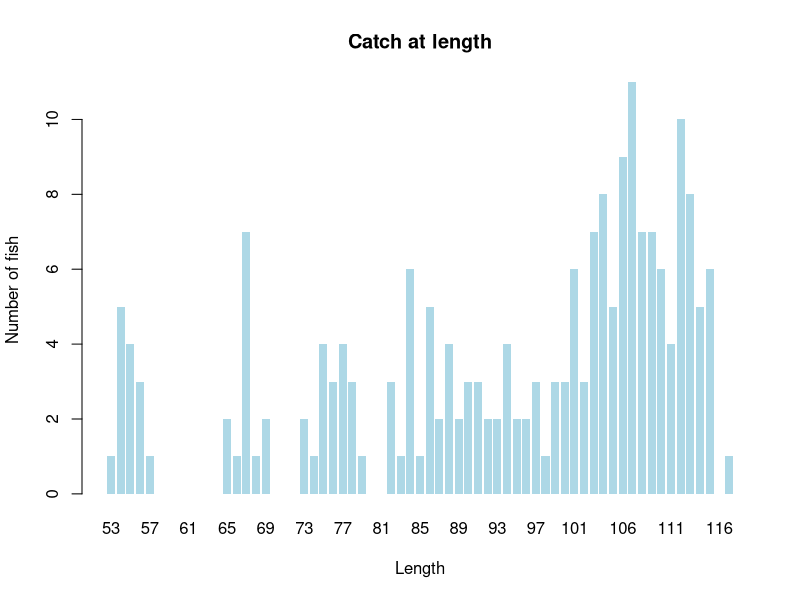
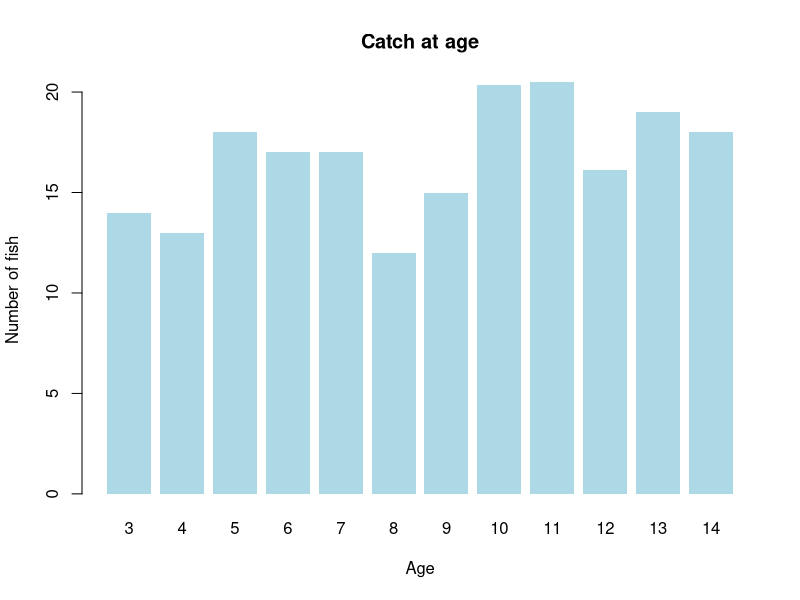
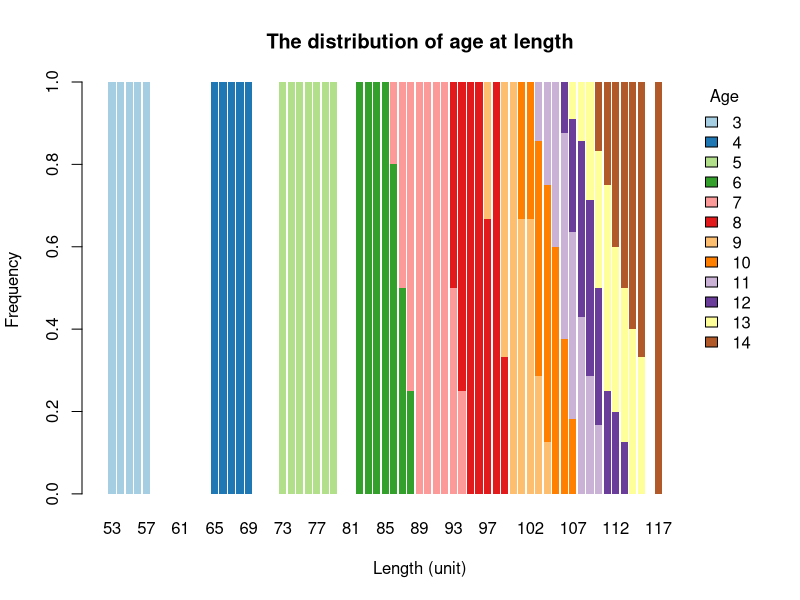

Write R code to recreate these figures, in order.
## ---- chunk 1
knitr::opts_chunk$set(message = F, echo = T)
## ---- chunk 2
# import data
age.at.length <- read.csv("age_length_data.csv")
catch.at.length <- read.csv("catch_length.csv")
## ---- chunk 3
class(age.at.length)
dim(age.at.length) 
sapply(age.at.length, class)
## ---- chunk 4
head(age.at.length)
## ---- chunk 5
class(catch.at.length)
dim(catch.at.length) 
sapply(catch.at.length, class)
## ---- chunk 6
head(catch.at.length)
## ---- chunk 7
barplot(catch.at.length$Count,names=catch.at.length$Length, 
        xlab = "Length", ylab = "Number of fish", main = "Catch at length", 
        col = "lightblue", border = NA)
## ---- chunk 8
library(dplyr)
age.at.length <- age.at.length %>% mutate(total=apply(age.at.length[,-1],1,sum)) # create a new column for the total of catch
age.at.length.in.proportion <- age.at.length[,c(2:14)]/age.at.length$total # compute the proportion of age at length
catch.at.age <- age.at.length.in.proportion*catch.at.length$Count # compute catch at age
catch.at.age <- apply(catch.at.age[,-13],2,sum, na.rm = T) # compute the total of catch for each age
# view the catch at age data
catch.at.age
## ---- chunk 9
barplot(catch.at.age,names=c(3:14),
        xlab = "Age", ylab = "Number of fish", main = "Catch at age", 
        col = "lightblue", border = NA)
## ---- chunk 10
age.at.length.in.proportion.t <- t(age.at.length.in.proportion)
colnames(age.at.length.in.proportion.t) <- catch.at.length$Length
row.names(age.at.length.in.proportion.t) <- c(3:15)

library(RColorBrewer)
options(warn = -1)
col1 <- brewer.pal(nrow(age.at.length.in.proportion.t), "Paired") 
barplot(age.at.length.in.proportion.t[-13,], col = col1, xlim = c(0, 88), 
        xlab = "Length (unit)", ylab = "Frequency", main = "The distribution of age at length", border = NA)
legend1 <- legend("topright",legend = c(3:14), title = "Age", fill = col1, box.col = "white")
